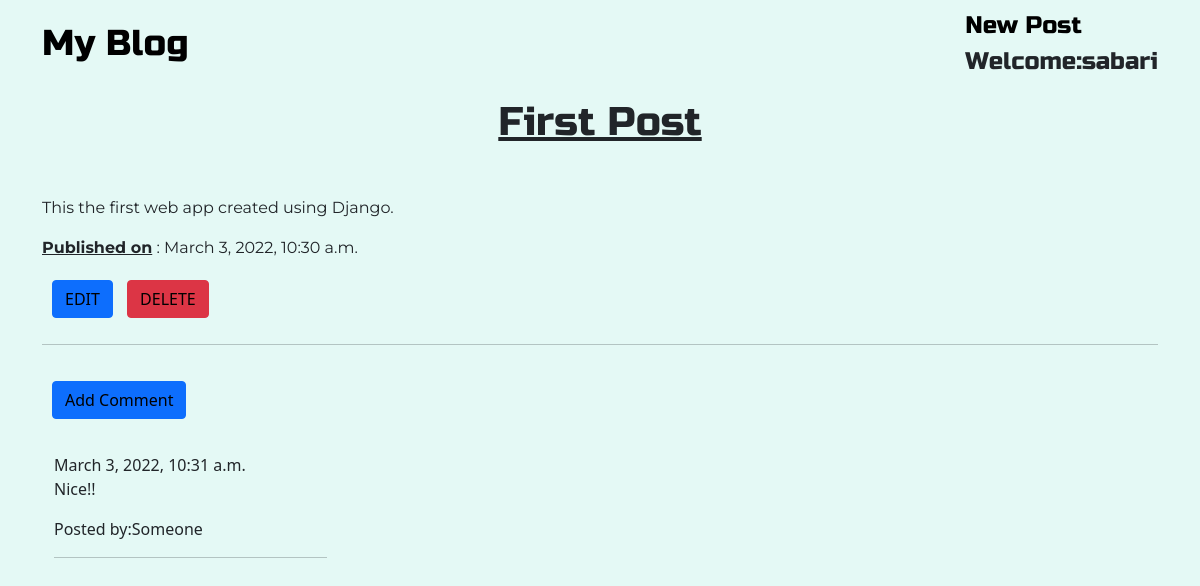
/post/5/ (signed in), run on the app's committed database.
### blog/models.py (models this page shows, shortened)
class Post(models.Model):
    author = models.ForeignKey('auth.User',on_delete=models.CASCADE)
    title = models.CharField(max_length=200)
    text = models.TextField()
    created_date = models.DateTimeField(default=timezone.now)

class Comment(models.Model):
    post = models.ForeignKey('blog.Post', related_name='comments',on_delete=models.CASCADE)
    author = models.CharField(max_length=250)
    text = models.TextField()
    created_date = models.DateTimeField(default=timezone.now)
    approved_comment = models.BooleanField(default=False)

### blog/views.py (the view)
# urls.py: path('post/<int:pk>/',views.PostDetailView.as_view(),name='post_detail'),
class PostDetailView(DetailView):
    model = Post

### blog/templates/blog/post_detail.html (shortened to what this page needs)
{% extends "blog/base.html" %}
{% block body %}
<h1 class="posttitle">
    {{post.title}}
</h1>
<p class="postcontent">{{post.text}}</p>
 <div class="date postdate">
    <span style="text-decoration:underline;"><strong>Published on</strong></span> : {{ post.created_date }}
 </div>
{% if user.is_authenticated %}
<a class="btn btn-primary btn-comment" href="{% url 'update' pk=post.pk %}">EDIT</a>
<a class="btn btn-danger btn-comment" href="{% url 'delete' pk=post.pk %}">DELETE</a>
{% endif %}
<hr>
<a class="btn btn-primary btn-comment" href="{% url 'add_comment_to_post' pk=post.pk %}">Add Comment</a>
<div class="container">
{% for comment in post.comments.all %}
    <br>
    {% if user.is_authenticated or comment.approved_comment %}
        {{comment.created_date}}
        <p>{{comment.text}}</p>
        <p>Posted by:{{comment.author}}</p>
        <hr style="width:25%">
    {% endif %}
{% empty %}
    <p>No Comments!</p>
{% endfor %}
</div>
{% endblock %}

### blog/templates/blog/base.html (shortened to what this page needs)
<!DOCTYPE html>
{% load static %}
<html lang="en">
<head>
    <link href="https://cdn.jsdelivr.net/npm/bootstrap@5.1.3/dist/css/bootstrap.min.css" rel="stylesheet">
    <link rel="stylesheet" href="{% static 'css/blog.css' %}">
</head>
<body>
    <nav class="navbar navbar-default techfont" >
        <div class="container">
        <ul class="nav navbar-nav">
            <li><a class="navbar-brand bigbrand" href="{% url 'post_list' %}">My Blog</a></li>
        </ul>
        <ul class="nav navbar-nav navbar-right">
            {% if user.is_authenticated %}
                <li>
                    <a style="color:black;text-decoration:none" href="{% url 'create' %}">New Post</a>
                </li>
                <li>
                    <a>Welcome:{{ user.username }}</a>
                </li>
            {% endif %}
        </ul>
        </div>
    </nav>
            <div class="container">
                {% block body %}
                {% endblock %}
            </div>
</body>
</html>

### blog/static/css/blog.css (style rules this page uses)
body { min-height: 100vh; display: flex; flex-direction: column; background-color: #E4F9F5; }
.techfont { font-family: 'Russo One', sans-serif; font-size:1.5em; margin-bottom: 10px; background-color:#E4F9F5; }
.bigbrand { font-size:1.5em; color:black; }
.posttitle { font-family: 'Russo One', sans-serif; font-size:2.5em; text-align:center; margin-bottom:50px; text-decoration: underline; }
.postcontent { font-family: 'Montserrat', sans-serif; }
.postdate { font-family: 'Montserrat', sans-serif; }
.btn-comment { margin-top: 20px; margin-bottom: 10px; color:black; margin-left: 10px; }

### data on the page
Post: title "First Post", text "This the first web app created using Django.", created_date "March 3, 2022, 10:30 a.m."
Comment: created_date "March 3, 2022, 10:31 a.m.", text "Nice!!", author "Someone"

### other printed values
{{ user.username }} "sabari"
